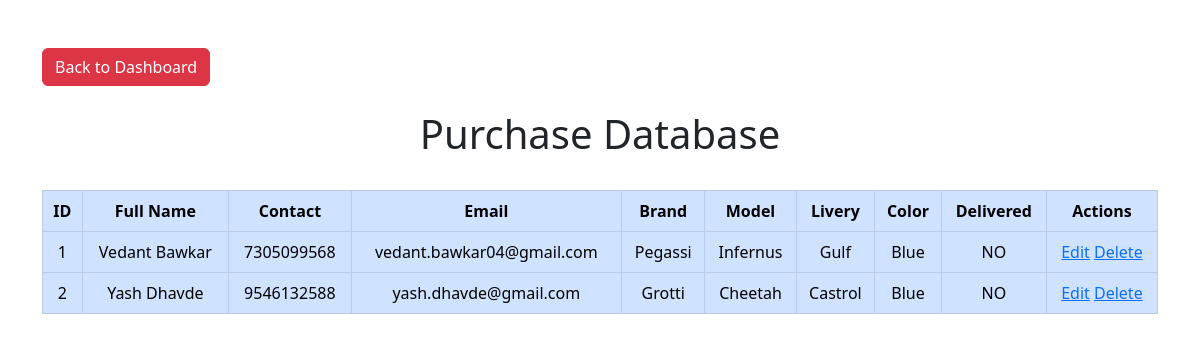
The app's page /admin/purchase_db.php (signed in) with its own data.
### tables this page shows
CREATE TABLE `purchase` (
  `id` int(11) NOT NULL,
  `fullname` varchar(255) DEFAULT NULL,
  `contact` bigint(10) DEFAULT NULL,
  `email` varchar(255) DEFAULT NULL,
  `brand` varchar(255) DEFAULT NULL,
  `model` varchar(255) DEFAULT NULL,
  `livery` varchar(255) DEFAULT NULL,
  `color` varchar(255) DEFAULT NULL,
  `Delivered` text DEFAULT 'NO'
);

### admin/purchase_db.php (the view, shortened to what this page needs)
<!Doctype html>
<html lang="en">
<head>
    <link href="https://cdn.jsdelivr.net/npm/bootstrap@5.2.1/dist/css/bootstrap.min.css" rel="stylesheet">
    <?php
        $mysqli = new mysqli('localhost', 'id19254013_legendary', 'luffY@10', 'id19254013_legendary');
    ?>
</head>
<body>
    <div class="container mt-5 text-centern">
        <a href="admin_home.php" class="btn btn-danger">Back to Dashboard</a>
    </div>
    <br>
    <div class="container">
        <h1><center>Purchase Database</center></h1><br>
        <div class="table-responsive">
            <table class="table table-primary table-bordered text-center">
                <thead>
                    <tr>
                        <th scope="col">ID</th>
                        <th scope="col">Full Name</th>
                        <th scope="col">Contact</th>
                        <th scope="col">Email</th>
                        <th scope="col">Brand</th>
                        <th scope="col">Model</th>
                        <th scope="col">Livery</th>
                        <th scope="col">Color</th>
                        <th scope="col">Delivered</th>
                        <th scope="col">Actions</th>
                    </tr>
                </thead>
                <tbody>
                    <?php
                    $sql = "SELECT * FROM `purchase`";
                    $result = $mysqli->query($sql);
                    while ($row = $result->fetch_assoc()) {
                        echo "<tr>";
                        echo "<td>" . $row['id'] . "</td>";
                        echo "<td>" . $row['fullname'] . "</td>";
                        echo "<td>" . $row['contact'] . "</td>";
                        echo "<td>" . $row['email'] . "</td>";
                        echo "<td>" . $row['brand'] . "</td>";
                        echo "<td>" . $row['model'] . "</td>";
                        echo "<td>" . $row['livery'] . "</td>";
                        echo "<td>" . $row['color'] . "</td>";
                        echo "<td>" . $row['Delivered'] . "</td>";
                        echo "<td><a href='purchase_edit.php?id=" . $row['id'] . "'>Edit</a> <a href='purchase_delete.php?id=" . $row['id'] . "'>Delete</a></td>";
                        echo "</tr>";
                    }
                    ?>
                </tbody>
            </table>
        </div>
    </div>
</body>
</html>

### records on screen
purchase: id "1", fullname "Vedant Bawkar", contact "7305099568", email "vedant.bawkar04@gmail.com", brand "Pegassi", model "Infernus", livery "Gulf", color "Blue", Delivered "NO"
purchase: id "2", fullname "Yash Dhavde", contact "9546132588", email "yash.dhavde@gmail.com", brand "Grotti", model "Cheetah", livery "Castrol", color "Blue", Delivered "NO"
